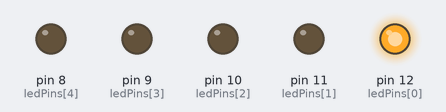
A sketch run on a simulated Arduino Uno, built with avr-gcc and run on an emulated ATmega328P. Parts: output pins drawn as LEDs (lit = HIGH).

Above: at 0.1 s.
At 0.5 s:
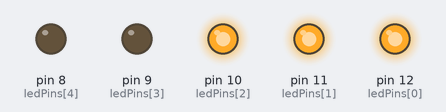
At 0.9 s:
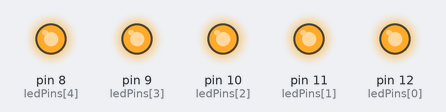
At 1.9 s:
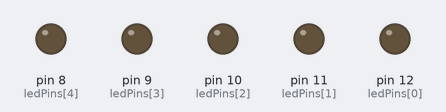
At 3.1 s:
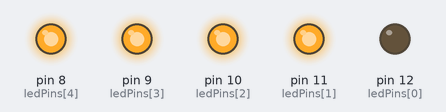
At 4.3 s:
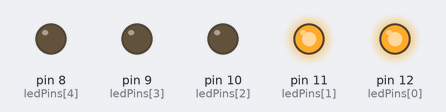
Timing chart, 0 to 4.6 s (numbered marks = the images above):
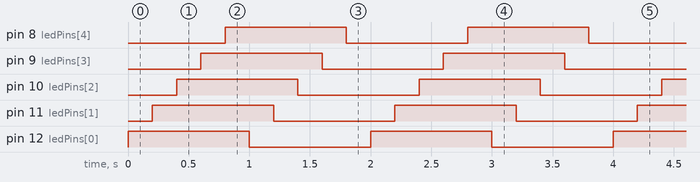

The sketch:

LabAct1_code.ino
```cpp
int ledPins[5] = {12, 11, 10, 9, 8};

void setup() {
  for (int i = 0; i < 5; i++) {
    pinMode(ledPins[i], OUTPUT);
  }
}

void loop() {
  // Chasing effect: LEDs turn ON one by one
  for (int x = 0; x < 5; x++) {
    digitalWrite(ledPins[x], HIGH);
    delay(200); // Shorter delay for a faster "chasing" feel
  }

  // Chasing effect: LEDs turn OFF one by one
  for (int y = 0; y < 5; y++) {
    digitalWrite(ledPins[y], LOW);
    delay(200); // Shorter delay for a faster "chasing" feel
  }
}
```

Measured:
- by itself, pin 8 (ledPins[4]), pin 9 (ledPins[3]), pin 10 (ledPins[2]), pin 11 (ledPins[1]), pin 12 (ledPins[0]): alternates HIGH for 1.0 s and LOW for 1.0 s
- by itself, everything shown: repeats every 2.0 s, in 10 steps
